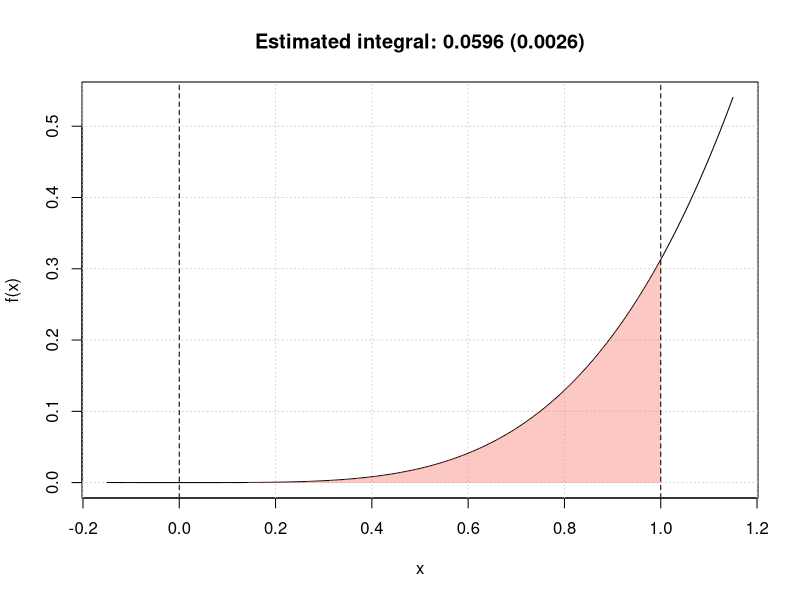

This chart was generated by the following R code:
## ---- chunk 1
mc_int = function(x_range, fun, B, seed = 1291){
  # A few checks
  # Check x_range
  if (length(x_range) != 2 || x_range[1] >= x_range[2]){
    stop("x_range is incorrectly specified")
  }

  # Check fun
  if (class(fun) != "character"){
    stop("fun is incorrectly specified and should be a character")
  }

  x = mean(x_range)
  test_fun = try(eval(parse(text = fun)), silent = TRUE)
  if (class(test_fun) == "try-error"){
    stop("fun cannot be evaluated")
  }

  # Check B
  if (B < 1){
    error("B is incorrectly specified")
  }

  # Set seed
  set.seed(seed)

  # Compute the length of the interval, i.e. (b-a)
  interval_length = diff(x_range)

  # Let's draw some uniforms to get Ui and Xi
  Ui = runif(B)
  Xi = x_range[1] + Ui*interval_length

  # Compute \hat{I}
  x = Xi
  I_hat = interval_length*mean(eval(parse(text = fun)))

  # Compute \hat{I}_2
  I2_hat = interval_length*mean((eval(parse(text = fun)))^2)
  var_I_hat = (interval_length*I2_hat - I_hat^2)/B

  # Output list
  out = list(I = I_hat, var = var_I_hat,
             fun = fun, x_range = x_range, B = B)
  class(out) = "MCI"
  out
}

plot.MCI = function(x, ...){
  obj = x
  x_range = obj$x_range
  fun = obj$fun

  Delta = diff(x_range)
  x_range_graph = c(x_range[2] - 1.15*Delta, x_range[1] + 1.15*Delta)
  x = seq(from = x_range_graph[1], to = x_range_graph[2], length.out = 10^3)
  f_x = eval(parse(text = fun))
  plot(NA, xlim = range(x), ylim = range(f_x), xlab = "x", ylab = "f(x)")
  grid()
  title(paste("Estimated integral: ", round(obj$I,4),
              " (", round(sqrt(obj$var),4),")", sep = ""))
  lines(x, f_x)
  x = seq(from = x_range[1], to = x_range[2], length.out = 10^3)
  f_x = eval(parse(text = fun))
  cols = hcl(h = seq(15, 375, length = 3), l = 65, c = 100, alpha = 0.4)[1:3]
  polygon(c(x, rev(x)), c(rep(0, length(x)), rev(f_x)),
          border = NA, col = cols[1])
  abline(v = x_range[1], lty = 2)
  abline(v = x_range[2], lty = 2)
}
## ---- chunk 2
obj = mc_int(x_range = c(0,1), fun = "x^2*sin(x^2/pi)", B = 10^3)
plot(obj)
## ---- chunk 3
knitr::include_url("https://www.youtube.com/embed/HO54ZoGtzzQ")
